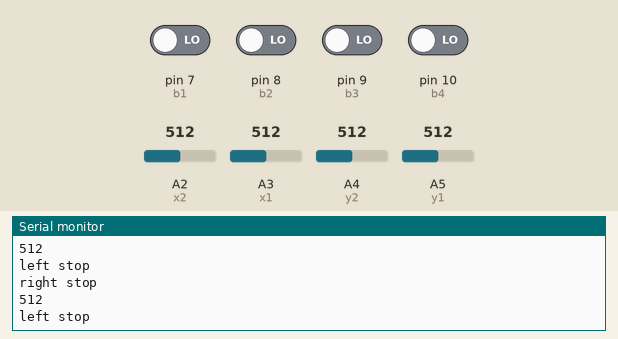
Simulated run of this sketch. Board: Arduino Uno, built with avr-gcc and run on an emulated ATmega328P. Shown: the last lines printed to the serial monitor. The test bench sets the inputs (shaded band); at power-on: pin 7 (b1), pin 8 (b2), pin 9 (b3), pin 10 (b4) LOW, A3 (x1) = 512, A2 (x2) = 512, A4 (y2) = 512, A5 (y1) = 512. No radio packets arrive unless stated.

Above: at 2.9 s.
3.0 s: A3 (x1) set to 458
At 3.09 s:
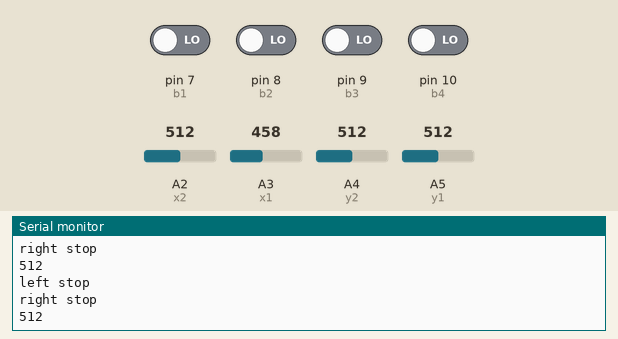
4.5 s: A3 (x1) set to 434
At 4.57 s:
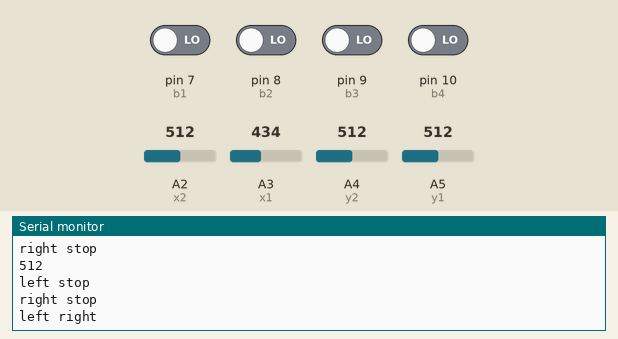

Measured:
- the behaviour switches between 450 and 449 on A3 (x1) (found by bisection; images 1 and 2)
- after the input at 4.5 s, the serial monitor: prints a new line after 0.07 s (image 2)

The sketch:

FinalSend.ino
```cpp
#include <RH_ASK.h>
#include <SPI.h>
int x1 = A3;
int y1 = A5;

int x2 = A2;
int y2 = A4;

int b1 = 7;
int b2 = 8;
int b3 = 9;
int b4 = 10;
int l = A5;

RH_ASK driver;

boolean pressed[4] = {0,0,0,0};
boolean action[4] = {0,0,0,0};
void setup() {
    pinMode(x1, INPUT);
    pinMode(y1, INPUT);

    pinMode(x2, INPUT);
    pinMode(y2, INPUT);
    pinMode(b1, INPUT);
    pinMode(b2, INPUT);
    pinMode(b3, INPUT);
    pinMode(b4, INPUT);
    Serial.begin(9600);

    driver.init();


}

void loop() {
  const char *meg1 = "Green       "; // button1
  const char *meg2 = "Blue        "; // button2
  const char *meg3 = "Yellow      "; // button3
  const char *meg4 = "Red         "; // button4
  const char *meg5 = "Right Foward"; // right stick foward
  const char *meg6 = "Left Foward "; // left stick foward
  const char *meg7 = "Right Back  "; // right stick backward
  const char *meg8 = "Left Back   "; // left stick backward
  const char *meg9 = "Left Stop   ";
  const char *meg10 ="Right Stop  ";
  const char *meg11 ="Right Left  "; // right stick left
  const char *meg12 ="Left Left   "; // left stick left
  const char *meg13 ="Right Right "; // right stick right
  const char *meg14 ="Left Right  "; // left stick right

  const char *meg15 ="Light High  "; // light high
  const char *meg16 ="Light Low   "; // light low

  if(analogRead(y1) > 700) { // left stick is moved back moving left wheels back
    Serial.println("left back");
    driver.send((uint8_t *)meg8, strlen(meg8));
    driver.waitPacketSent();
  }if(analogRead(y1) < 400) { // left stick is moved foward moving right wheels foward
    Serial.println("left foward");
    driver.send((uint8_t *)meg6, strlen(meg6));
    driver.waitPacketSent();
  } else if (analogRead(y1) >= 400 && analogRead(y1) <= 700) {
    Serial.println("left stop");
    driver.send((uint8_t *)meg9, strlen(meg9));
    driver.waitPacketSent();
  }


  if(analogRead(y2) > 700) { // right stick is moved back moving left wheels back
    Serial.println("right back");
    driver.send((uint8_t *)meg7, strlen(meg7));
    driver.waitPacketSent();
  } else if(analogRead(y2) < 400) { //  right stick is moved foward moving left wheels foward
    Serial.println("right foward");
    driver.send((uint8_t *)meg5, strlen(meg5));
    driver.waitPacketSent();
  } else if (analogRead(y2) >= 400 && analogRead(y2) <= 700){ // right stick stopped
    Serial.println("right stop");
    driver.send((uint8_t *)meg10, strlen(meg10));
    driver.waitPacketSent();
  }

  if(analogRead(x1) > 700) { // right stick right
    Serial.println("left left");
    driver.send((uint8_t *)meg12, strlen(meg12));
    driver.waitPacketSent();
  }
  if(analogRead(x2) > 700) { // right stick left
    Serial.println("right left");
    driver.send((uint8_t *)meg11, strlen(meg11));
    driver.waitPacketSent();
  }

  if(analogRead(x1) < 450) { // left stick right
    Serial.println("left right");
    driver.send((uint8_t *)meg14, strlen(meg14));
    driver.waitPacketSent();
  }
  if(analogRead(x2) < 450) { //  right stick left
    Serial.println("right right");
    driver.send((uint8_t *)meg13, strlen(meg13));
    driver.waitPacketSent();
  }


  if(digitalRead(b1) == HIGH && !pressed[0]) {
    driver.send((uint8_t *)meg1, strlen(meg1));
    driver.waitPacketSent();
    Serial.println("button 1 pressed");
    pressed[0] = true;
    delay(50);
  }
  if (digitalRead(b1) == LOW) {
    pressed[0] = false;
  }

  if(digitalRead(b2) == HIGH && !pressed[1]) {
    Serial.println("button 2 pressed");
    driver.send((uint8_t*)meg2, strlen(meg2));
    driver.waitPacketSent();
    pressed[1] = true;
    delay(50);
  }
  if (digitalRead(b2) == LOW) {
    pressed[1] = false;
  }

  if(digitalRead(b3) == HIGH && !pressed[2]) {
    Serial.println("button 3 pressed");
    driver.send((uint8_t*)meg3, strlen(meg3));
    driver.waitPacketSent();
    pressed[2] = true;
    delay(50);
  }
  if (digitalRead(b3) == LOW) {
    pressed[2] = false;
  }

  if(digitalRead(b4) == HIGH && !pressed[3]) {
    Serial.println("button 4 pressed");
    driver.send((uint8_t*)meg4, strlen(meg4));
    driver.waitPacketSent();
    pressed[3] = true;
    delay(50);
  }
  if (digitalRead(b4) == LOW) {
    pressed[3] = false;
  }


  if (analogRead(l) > 250) {
    Serial.println(analogRead(l));
    driver.send((uint8_t*)meg15, strlen(meg15));
  } else {
    Serial.println(analogRead(l));
    driver.send((uint8_t*)meg16, strlen(meg16));
  }


}
```
